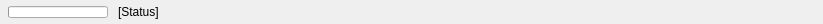
<?xml version="1.0" encoding="UTF-8"?>
<ui version="4.0">
 <class>ProgressWidget</class>
 <widget class="QWidget" name="ProgressWidget">
  <property name="geometry">
   <rect>
    <x>0</x>
    <y>0</y>
    <width>823</width>
    <height>24</height>
   </rect>
  </property>
  <property name="minimumSize">
   <size>
    <width>0</width>
    <height>24</height>
   </size>
  </property>
  <property name="maximumSize">
   <size>
    <width>16777215</width>
    <height>24</height>
   </size>
  </property>
  <property name="windowTitle">
   <string>Form</string>
  </property>
  <layout class="QHBoxLayout" name="horizontalLayout">
   <property name="spacing">
    <number>10</number>
   </property>
   <property name="leftMargin">
    <number>8</number>
   </property>
   <property name="topMargin">
    <number>0</number>
   </property>
   <property name="rightMargin">
    <number>8</number>
   </property>
   <property name="bottomMargin">
    <number>0</number>
   </property>
   <item>
    <widget class="QProgressBar" name="progressBar">
     <property name="sizePolicy">
      <sizepolicy hsizetype="Fixed" vsizetype="Fixed">
       <horstretch>0</horstretch>
       <verstretch>0</verstretch>
      </sizepolicy>
     </property>
     <property name="minimumSize">
      <size>
       <width>100</width>
       <height>12</height>
      </size>
     </property>
     <property name="maximumSize">
      <size>
       <width>100</width>
       <height>12</height>
      </size>
     </property>
     <property name="value">
      <number>0</number>
     </property>
     <property name="textVisible">
      <bool>false</bool>
     </property>
    </widget>
   </item>
   <item>
    <widget class="QLabel" name="label">
     <property name="maximumSize">
      <size>
       <width>500</width>
       <height>24</height>
      </size>
     </property>
     <property name="font">
      <font>
       <pointsize>9</pointsize>
      </font>
     </property>
     <property name="text">
      <string>[Status]</string>
     </property>
     <property name="textFormat">
      <enum>Qt::PlainText</enum>
     </property>
     <property name="textInteractionFlags">
      <set>Qt::NoTextInteraction</set>
     </property>
    </widget>
   </item>
   <item>
    <spacer name="horizontalSpacer">
     <property name="orientation">
      <enum>Qt::Horizontal</enum>
     </property>
     <property name="sizeHint" stdset="0">
      <size>
       <width>40</width>
       <height>20</height>
      </size>
     </property>
    </spacer>
   </item>
  </layout>
 </widget>
 <resources/>
 <connections/>
</ui>
